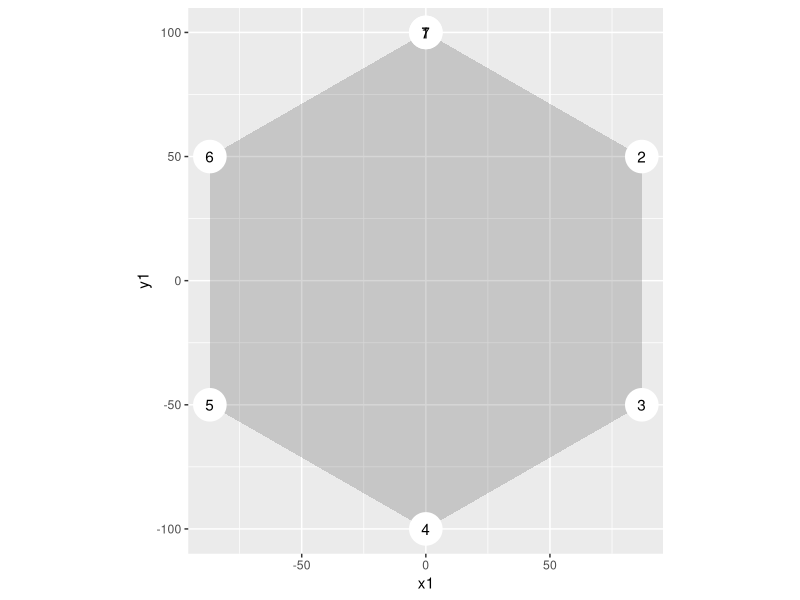
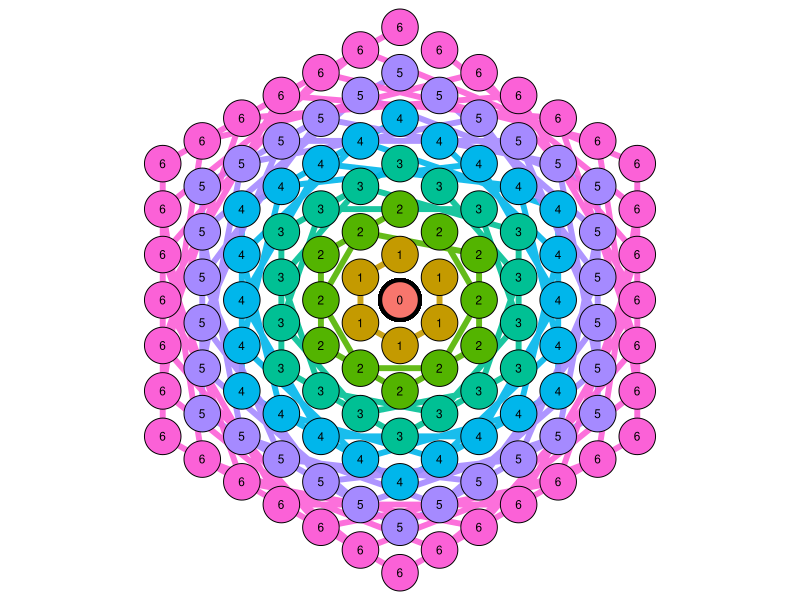
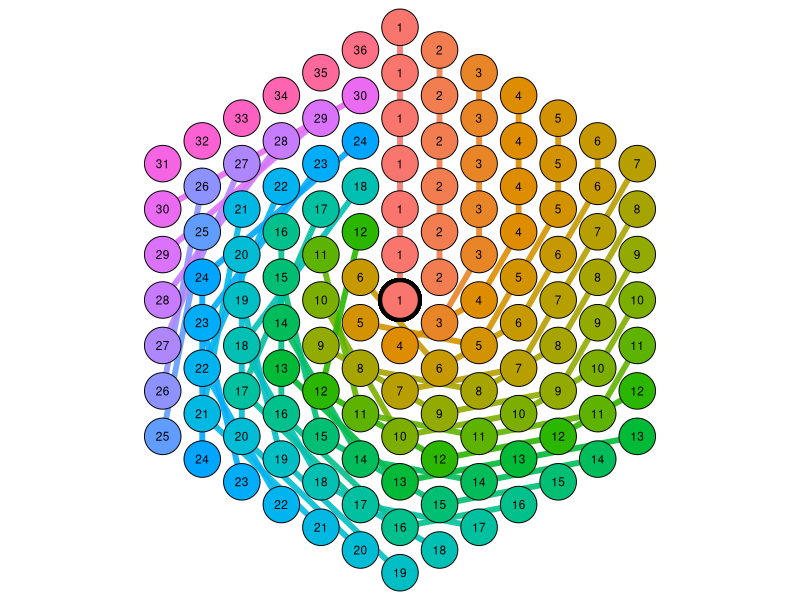
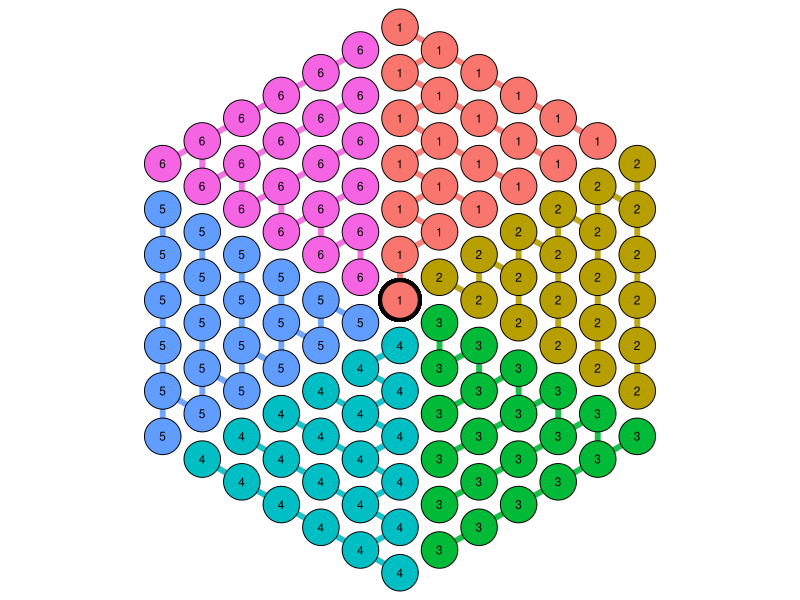
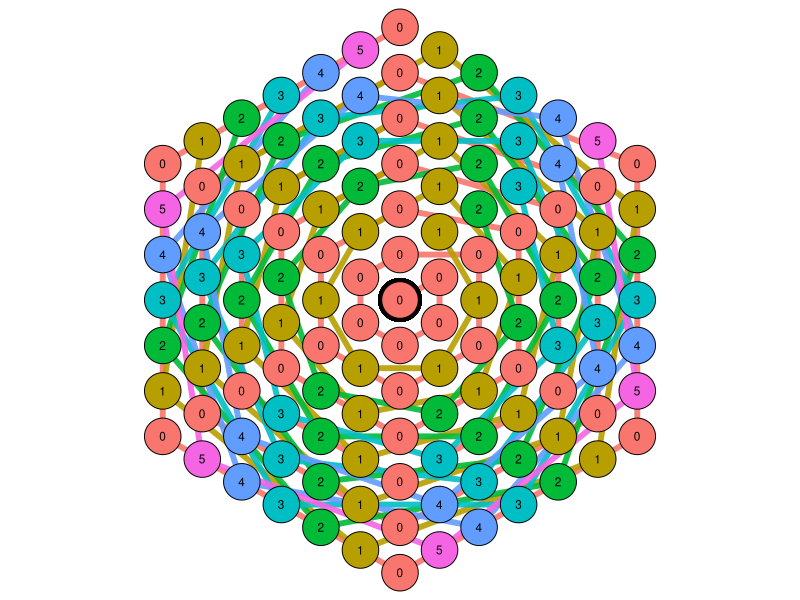
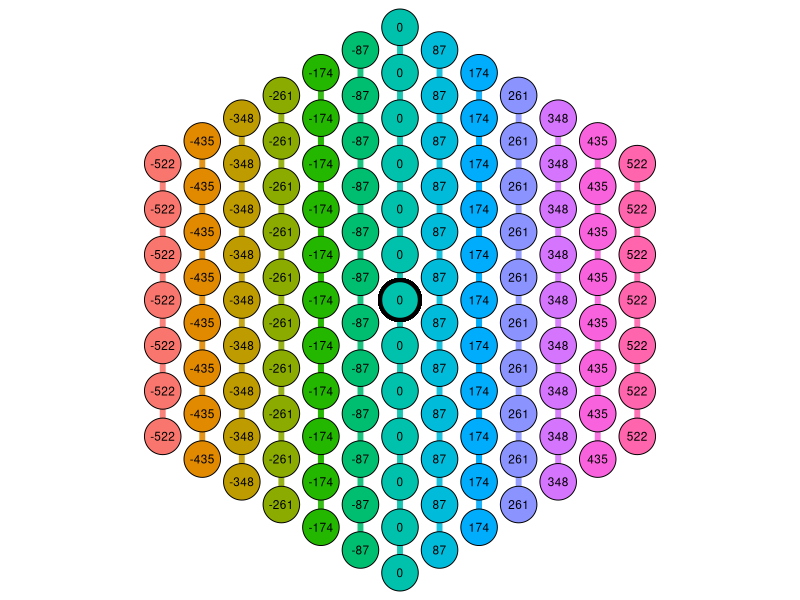
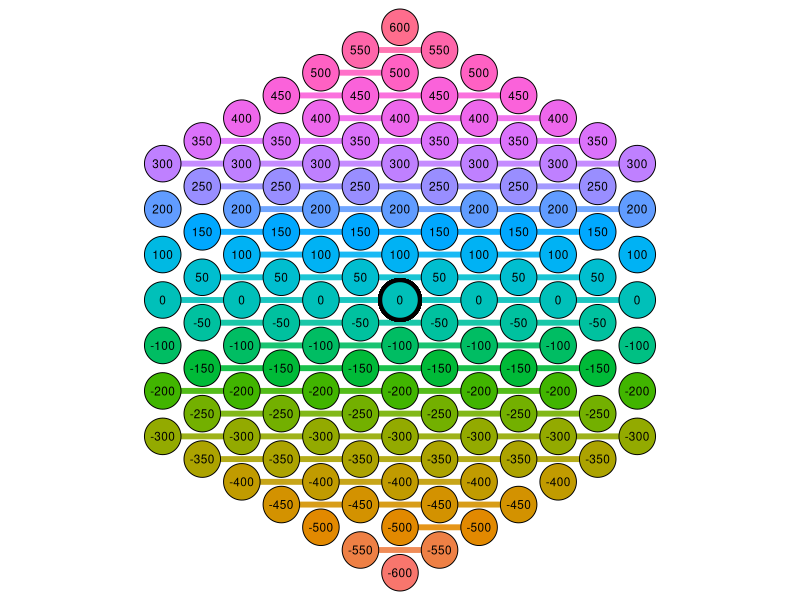
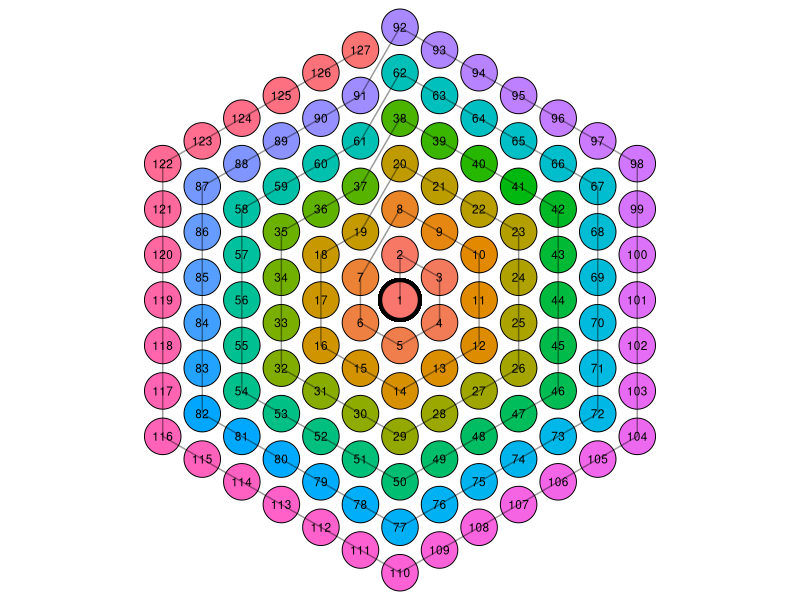

These figures' R source, in order:
## ---- chunk 1
knitr::opts_chunk$set(echo = TRUE)
## ---- chunk 2
library(tidyverse)
options(scipen = 999)

points_start <-
#create a base table
  tibble(circumf = seq(0, 2*pi, length.out = 7),
         x1 = sin(circumf)*100,
         y1 = cos(circumf)*100, 0) %>% 
#find next point for each vertex   
  mutate(x2 = lead(x1, default = 0),
         y2 = lead(y1, default = 1),
         vertex = row_number()) %>%
#round evrything  
  mutate_all(.funs = funs(round(., 0))) %>% 
  select(vertex, x1, y1, x2, y2) 
## ---- chunk 3
ggplot(points_start, aes(x1, y1, label = vertex)) +
  geom_polygon(alpha = .2) +
  geom_point(size = 10, color = "white", stroke = 1) +
  geom_text() +
  coord_fixed()
## ---- chunk 4
#base table for the for loop
  points_all <-
    tibble(layer = 0, 
           hex_ord = 1, 
           vertex = 1, 
           mids = 0,
           x = 0, 
           y = 0)

#for loop  
  for(i in 1:6){
    points_loop <-
        #create table for each vertex and midpoints in-between
          expand.grid(vertex = 1:6,
                      mids = 0:(i-1),
                      KEEP.OUT.ATTRS = F) %>% 
          arrange(vertex) %>%
        #join in the coordinates
          left_join(points_start) %>%
        #add layer level, order per layer and final coordinates
          mutate(layer = i,
                 hex_ord = row_number(),
                 x = (x1 + mids/i * (x2 - x1))*i,
                 y = (y1 + mids/i * (y2 - y1)) * i) %>% 
          select(one_of(colnames(points_all)))
      
    #create master table
      points_all <-
        rbind(points_all, points_loop)
  }
  
  points_final <-
    points_all %>% 
    arrange(layer, hex_ord) %>% 
    mutate(ord_spiral = row_number()) 
## ---- chunk 5
points_final2 <-
  points_final[1,] %>% 
  mutate(ord2 = 0,
         hex_ord2 = 0)

 for(i in 1:6){
  #i = 3
  points_base <-
    points_final %>% 
    filter(layer == i)
  
  points_base1 <-
    filter(points_base, hex_ord >= 2) %>% 
    rbind(filter(points_base, hex_ord < 2)) %>% 
    mutate(ord2 = row_number(),
           hex_ord2 = ord2 %% (i), 
           hex_ord2 = ifelse(hex_ord2 == 0, i, hex_ord2)) 
   
  points_final2 <-
    rbind(points_final2, points_base1)
     
 }

points_final3 <-
  points_final2 %>%
  arrange(layer, hex_ord2, ord2) %>% 
  mutate(ord3 = row_number())
## ---- chunk 6
plot_points <-
  function(get_var){
    points_final3 %>% 
    mutate_(var = get_var) %>% 
    arrange(var) %>% 
    ggplot(aes(x, y, label = round(var, 0))) +
      geom_path(aes(group = var, color = factor(var)), 
                size = 2, alpha = .9) +
      geom_point(aes(0,0), size = 14) +
      geom_point(aes(fill = factor(var)), size = 12, 
                 alpha = 1, pch = 21) +
      geom_text(size = 3) +
      guides(color = F, fill = F) +
      coord_fixed() +
      theme_void()
}

plot_points("layer")
plot_points("hex_ord")
plot_points("vertex")
plot_points("mids")
plot_points("x")
plot_points("y")
plot_points("ord_spiral") + geom_path(group = 1, alpha = .4)
plot_points("ord2")
plot_points("hex_ord2")
plot_points("ord3") + geom_path(group = 1, alpha = .4)

# "layer" "hex_ord"   "vertex"  "mids"  "x" "y" "ord" 
# "ord2"  "hex_ord2"  "ord3"  

write_csv(points_final3, "max_hex.csv")
